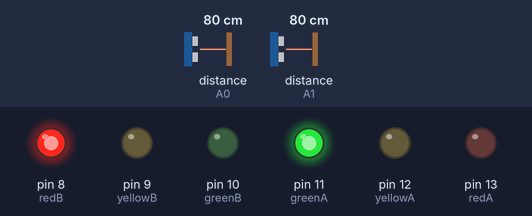
This sketch was run on a simulated Arduino Uno, built with avr-gcc and run on an emulated ATmega328P. On the bench: output pins drawn as LEDs (lit = HIGH). Wiring (inferred from the names in the program): 2 × ultrasonic range finder: trigger A0, echo A0 / trigger A1, echo A1. Inputs (shaded band) come from the test bench; at power-on: distance to the obstacle (sensors on A0, A1) 80 cm. The echo pulse lasts 58.3 µs per cm.

Above: at 2.5 s.
At 6.0 s:
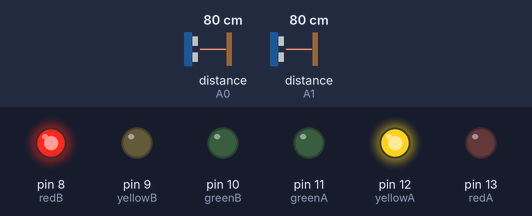
At 9.5 s:
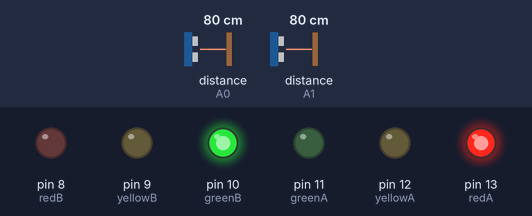
At 13.0 s:
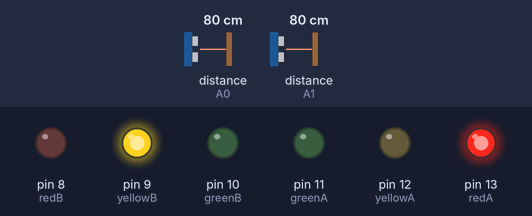
Timing chart, 0 to 18.2 s (numbered marks = the images above):
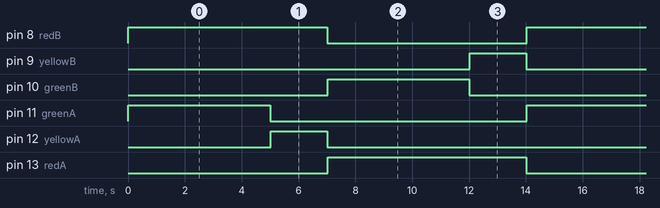

The sketch:

Adaptive-two-road-intersection.ino
```cpp
int redA=13;
int yellowA=12;
int greenA=11;
int redB=8;
int yellowB=9;
int greenB=10;
int A_sigpin=A0;
int B_sigpin=A1;

enum State{
  A_GREEN_B_RED,
  A_YELLOW_B_RED,
  A_RED_B_GREEN,
  A_RED_B_YELLOW,
};

int A_greenTime=5000;
int B_greenTime=5000;

State currentState= A_GREEN_B_RED;
unsigned long A_sigpin_value;
unsigned long B_sigpin_value;
int A_distance;
int B_distance;
unsigned long startTime=0;
void setup(){
  pinMode(redA,OUTPUT);
  pinMode(redB, OUTPUT);
  pinMode(greenA,OUTPUT);
  pinMode(greenB, OUTPUT);
  pinMode(yellowA, OUTPUT);
  pinMode(yellowB, OUTPUT);
}

void loop(){
  pinMode(A_sigpin,OUTPUT);
  digitalWrite(A_sigpin,LOW);
  delayMicroseconds(2);
  digitalWrite(A_sigpin,HIGH);
  delayMicroseconds(5);
  digitalWrite(A_sigpin,LOW);
  pinMode(A_sigpin,INPUT);
  A_sigpin_value= pulseIn(A_sigpin,HIGH);
  A_distance=A_sigpin_value/58;

  pinMode(B_sigpin, OUTPUT);
  digitalWrite(B_sigpin,LOW);
  delayMicroseconds(2);
  digitalWrite(B_sigpin,HIGH);
  delayMicroseconds(5);
  digitalWrite(B_sigpin,LOW);
  pinMode(B_sigpin,INPUT);
  B_sigpin_value=pulseIn(B_sigpin,HIGH);
  B_distance=B_sigpin_value/58;

  switch(currentState){

    case A_GREEN_B_RED:
    digitalWrite(greenA,HIGH);
    digitalWrite(redB,HIGH);
    if(millis()-startTime>=A_greenTime){
      digitalWrite(greenA,LOW);
      currentState=A_YELLOW_B_RED;
      startTime=millis();
    }
    break;

    case A_YELLOW_B_RED:
    digitalWrite(yellowA,HIGH);
    if(millis()-startTime>=2000){
      digitalWrite(yellowA,LOW);
      digitalWrite(redB,LOW);
      currentState=A_RED_B_GREEN;
      if(B_distance<=10){
        B_greenTime=15000;
      }
      else if(B_distance<=30){
        B_greenTime=10000;
      }
      else{
        B_greenTime=5000;
      }
      startTime=millis();
    }
    break;

    case A_RED_B_GREEN:
    digitalWrite(redA, HIGH);
    digitalWrite(greenB, HIGH);
    if(millis()-startTime>=B_greenTime){
      digitalWrite(greenB,LOW);
      currentState=A_RED_B_YELLOW;
      startTime=millis();
    }
    break;

    case A_RED_B_YELLOW:
    digitalWrite(yellowB,HIGH);
    if(millis()-startTime>=2000){
      digitalWrite(yellowB,LOW);
      digitalWrite(redA,LOW);
      currentState=A_GREEN_B_RED;
      if(A_distance<=10){
        A_greenTime=15000;
      }
      else if(A_distance<=30){
        A_greenTime=10000;
      }
      else{
        A_greenTime=5000;
      }
      startTime=millis();
    }
    break;

  }

}
```

Measured:
- by itself, pin 8 (redB), pin 13 (redA): alternates HIGH for 7.0 s and LOW for 7.0 s
- by itself, pin 9 (yellowB), pin 12 (yellowA): alternates HIGH for 2.0 s and LOW for 12.0 s
- by itself, pin 10 (greenB), pin 11 (greenA): alternates HIGH for 5.0 s and LOW for 9.0 s
